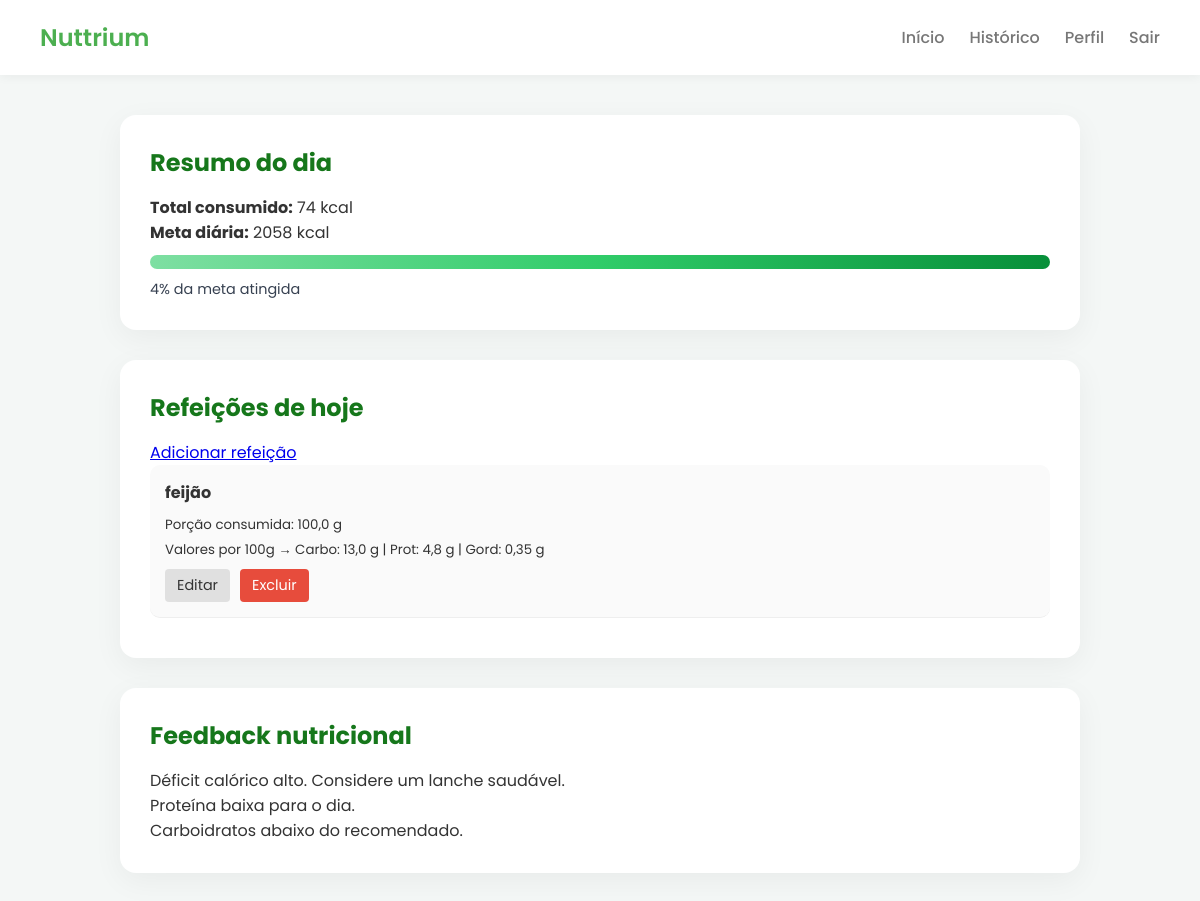
/dashboard/ (signed in), run on an earlier commit of the app's database.
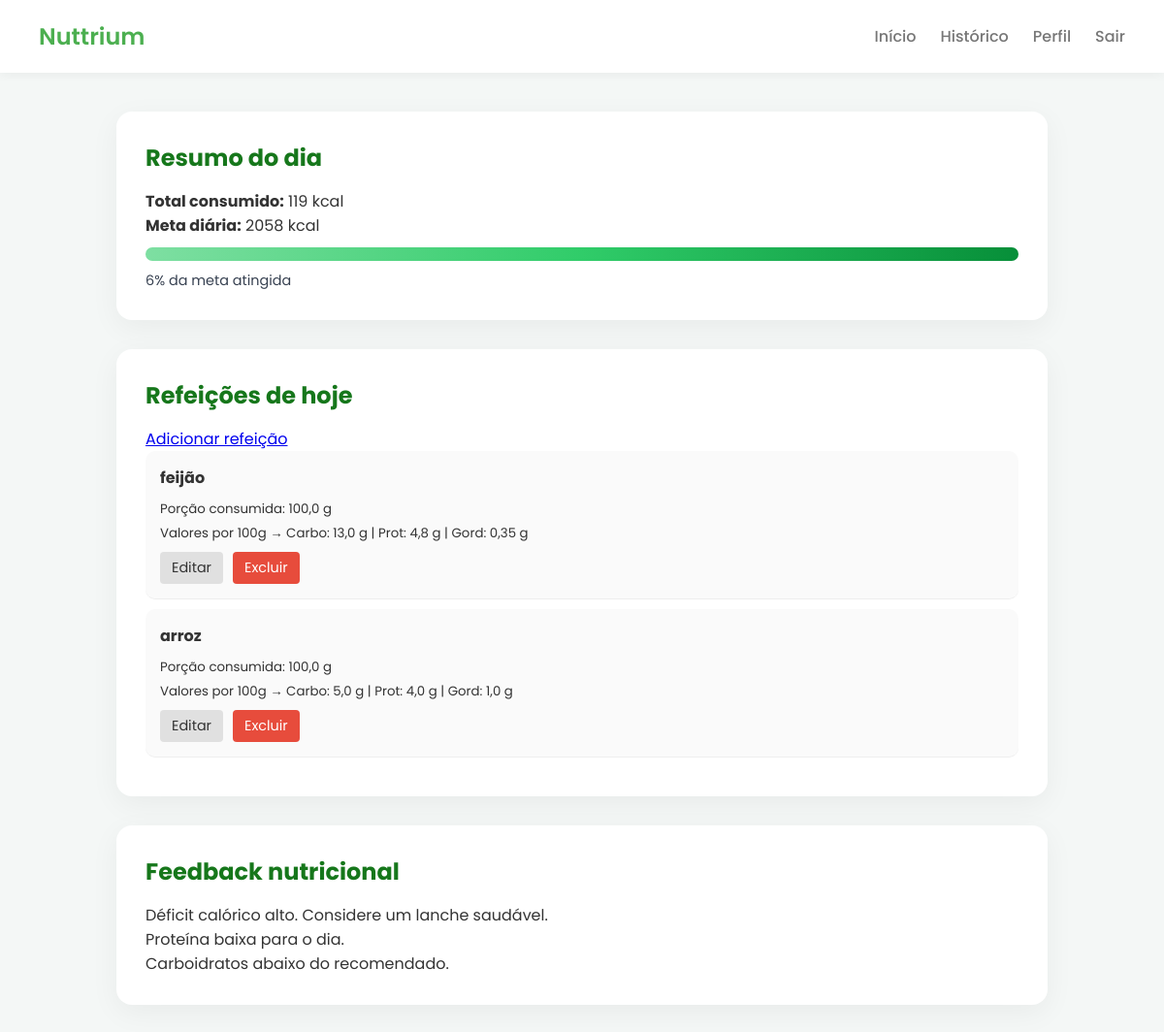
And on a later commit of the database.
### refeicoes/models.py (models this page shows)
class Refeicao(models.Model):
    user = models.ForeignKey(User, on_delete=models.CASCADE)
    nome = models.CharField(max_length=100)
    porcao = models.FloatField(help_text="Quantidade consumida em gramas")
    carboidratos = models.FloatField(help_text="Carboidratos por 100g")
    proteinas = models.FloatField(help_text="Proteínas por 100g")
    gorduras = models.FloatField(help_text="Gorduras por 100g")
    data = models.DateField(auto_now_add=True)
    def calorias(self):
        fator = self.porcao / 100
        return (
            (self.carboidratos * 4 +
             self.proteinas * 4 +
             self.gorduras * 9)
            * fator
        )

### alimentacao/views.py (the view)
# urls.py: path("dashboard/", views.dashboard, name="dashboard"),
@login_required
def dashboard(request):
    perfil = Perfil.objects.filter(user=request.user).first()
    refeicoes = Refeicao.objects.filter(user=request.user)
    total_calorias = sum(r.calorias() for r in refeicoes)
    percentual = 0
    if perfil and perfil.meta_calorica:
        percentual = min((total_calorias / perfil.meta_calorica) * 100, 100)
    feedback = []
    if perfil and perfil.meta_calorica:
        feedback = gerar_feedback(
            total_calorias,
            perfil.meta_calorica,
            sum(r.carboidratos for r in refeicoes),
            sum(r.proteinas for r in refeicoes),
            sum(r.gorduras for r in refeicoes),
        )
    return render(request, "dashboard.html", {
        "perfil": perfil,
        "refeicoes": refeicoes,
        "total": total_calorias,
        "percentual": percentual,
        "feedback": feedback,
    })

### alimentacao/services.py (called while the page is built)
def gerar_feedback(total, meta, carbo, prot, gord):
    pct = (total / meta) * 100 if meta else 0
    mensagens = []
    if pct < 70:
        mensagens.append("Déficit calórico alto. Considere um lanche saudável.")
    elif pct <= 100:
        mensagens.append("Você está dentro da meta calórica.")
    else:
        mensagens.append("Excesso calórico. Prefira refeições leves.")
    if prot < 50:
        mensagens.append("Proteína baixa para o dia.")
    if gord > 70:
        mensagens.append("Gordura elevada.")
    if carbo < 130:
        mensagens.append("Carboidratos abaixo do recomendado.")
    return mensagens

### alimentacao/templates/dashboard.html
{% extends 'base.html' %}
{% block content %}
<div class="card">
  <h2>Resumo do dia</h2>
  <p><strong>Total consumido:</strong> {{ total|floatformat:0 }} kcal</p>
  {% if perfil and perfil.meta_calorica %}
    <p><strong>Meta diária:</strong> {{ perfil.meta_calorica|floatformat:0 }} kcal</p>
    <div class="progress">
      <div class="progress-fill" style="width: {{ percentual }}%;"></div>
    </div>
    <p class="percentual">
      {{ percentual|floatformat:0 }}% da meta atingida
    </p>
  {% else %}
    <p>Complete seu perfil para calcular a meta diária.</p>
    <a href="{% url 'perfil' %}" class="btn">Completar perfil</a>
  {% endif %}
</div>
<div class="card">
  <h2>Refeições de hoje</h2>
  <a href="{% url 'criar_refeicao' %}" class="btn">Adicionar refeição</a>
  {% if refeicoes %}
    <ul class="historico">
      {% for r in refeicoes %}
        <li class="item-refeicao">
          <strong>{{ r.nome }}</strong>
          <div class="detalhes-refeicao">
            <small>
              Porção consumida: {{ r.porcao }} g<br>
              Valores por 100g →
              Carbo: {{ r.carboidratos }} g |
              Prot: {{ r.proteinas }} g |
              Gord: {{ r.gorduras }} g
            </small>
          </div>
          <div class="acoes">
            <a href="{% url 'editar_refeicao' r.id %}" class="btn-secundario">
              Editar
            </a>
            <a href="{% url 'excluir_refeicao' r.id %}"
               class="btn-perigo"
               onclick="return confirm('Deseja excluir esta refeição?');">
              Excluir
            </a>
          </div>
        </li>
      {% endfor %}
    </ul>
  {% else %}
    <p>Nenhuma refeição registrada hoje.</p>
  {% endif %}
</div>
{% if feedback %}
<div class="card">
  <h2>Feedback nutricional</h2>
  {% for msg in feedback %}
    <p>{{ msg }}</p>
  {% endfor %}
</div>
{% endif %}
{% endblock %}

What changed in the data, as far as the page shows it:
added Refeicao: nome "arroz", porcao "100,0", carboidratos "5,0", proteinas "4,0", gorduras "1,0"
Also different on the page:
{{ total|floatformat:0 }}: "74" → "119"
{{ percentual|floatformat:0 }}: "4" → "6"
